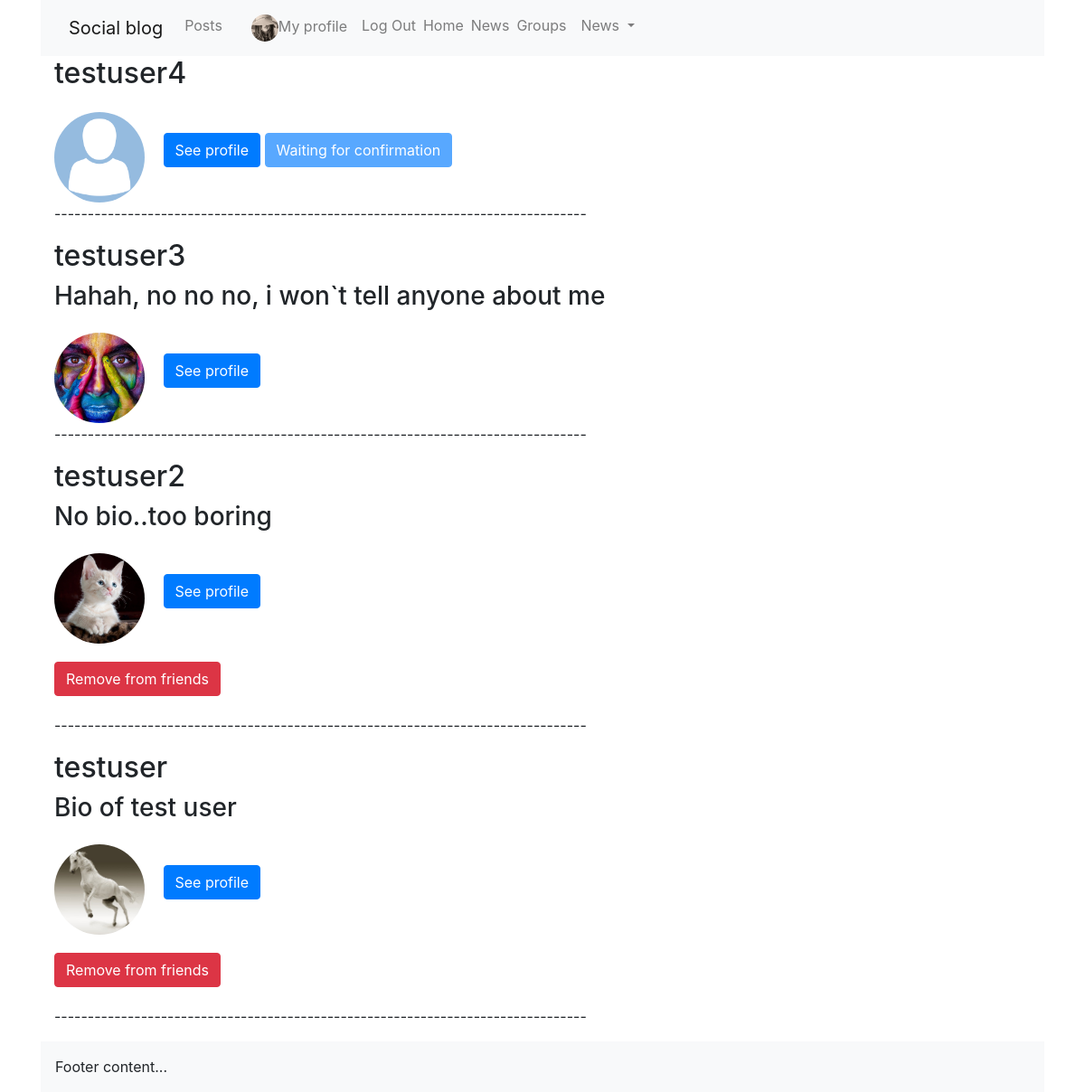
The app's page /profiles/ (signed in), older data.
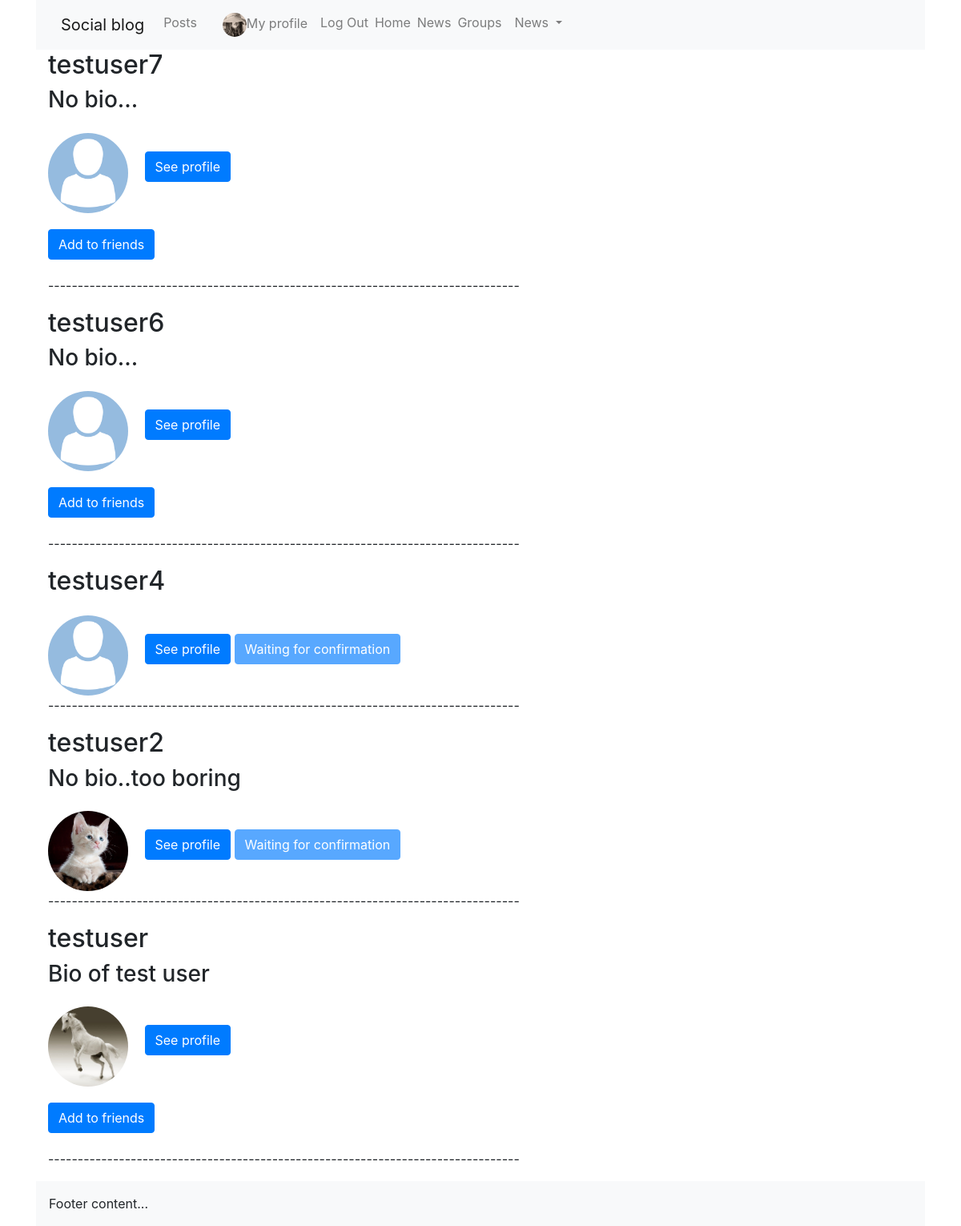
The same page, newer data.
### profiles/models.py (models this page shows, shortened)
class Profile(models.Model):
    first_name = models.CharField(max_length=100, blank=True)
    last_name = models.CharField(max_length=100, blank=True)
    user = models.OneToOneField(User, on_delete=models.CASCADE)
    bio = models.TextField(default='No bio...')
    friends = models.ManyToManyField(User, related_name='friends', blank=True)
    email = models.EmailField(max_length=200, blank=True)
    country = models.CharField(max_length=200,blank=True)
    avatar = models.ImageField(default='avatar.png', upload_to='avatars/')
    slug = models.SlugField(unique=True, blank=True)
    updated = models.DateTimeField(auto_now=True)
    created = models.DateTimeField(auto_now_add=True)
    objects = ProfileManager()
    def get_absolute_url(self):
        return reverse('profiles:profile_detail_view', kwargs={'slug': self.slug})
    __initial_first_name = None
    __initial_last_name = None
    def __init__(self, *args, **kwargs):
        super().__init__(*args, **kwargs)
        self.__initial_first_name = self.first_name
        self.__initial_last_name = self.last_name
    class Meta:
        ordering = ['-created',]

### profiles/views.py (the view)
# urls.py: path('', views.ProfileListView.as_view(), name='all_profiles_list'),
class ProfileListView(generic.ListView, LoginRequiredMixin):
    model = Profile
    template_name = 'profiles/profile_list.html'
    context_object_name = 'qs'
    def get_queryset(self):
        qs = Profile.objects.get_all_profiles(self.request.user)
        return qs
    def get_context_data(self, **kwargs):
        context = super().get_context_data(**kwargs)
        user = User.objects.get(username__iexact=self.request.user.username)
        profile = Profile.objects.get(user=user)
        rel_r = Relationship.objects.filter(sender=profile)
        rel_s = Relationship.objects.filter(receiver=profile)
        rel_receiver = []
        rel_sender = []
        for item in rel_r:
            rel_receiver.append(item.receiver.user)
        for item in rel_s:
            rel_sender.append(item.sender.user)
        context['rel_receiver'] = rel_receiver
        context['rel_sender'] = rel_sender
        context['is_empty'] = False
        if len(self.get_queryset()) == 0:
            context['is_empty'] = True
        return context

### profiles/context_processors.py (called while the page is built)
def profile_pic(request):
    if request.user.is_authenticated:
        profile_obj = Profile.objects.get(user=request.user)
        pic = profile_obj.avatar
        return {'picture': pic}
    return {}

def invitations_no_rec(request):
    if request.user.is_authenticated:
        profile_obj = Profile.objects.get(user=request.user)
        qs_count = Relationship.objects.invitations_received(profile_obj).count()
        return {'invitations_no': qs_count}
    return {}

### profiles/models.py (called while the page is built)
    def get_all_profiles(self, me):
        profiles = Profile.objects.all().exclude(user=me)
        return profiles

    def invitations_received(self, receiver):
        qs = Relationship.objects.filter(receiver=receiver, status='send')
        return qs

### profiles/templates/profiles/profile_list.html (shortened to what this page needs)
<!DOCTYPE html>
{% extends 'base.html' %}
{% block content %}
    {% for obj in object_list %}
      <h2>{{obj.user}}</h2>
      <h3>{{obj.bio}}</h3>
      <img class="mr-3 mt-3 rounded-circle avatar" src="{{obj.avatar.url}}">
      <a href="{{obj.get_absolute_url}}"><button class="btn btn-primary">See profile</button></a>
      {% if obj.user not in rel_receiver and obj.user not in rel_sender %}
        <form method="POST" action="{% url 'profiles:send_invite'%}">
          <button type="submit" class="btn btn-primary">Add to friends</button>
        </form>
      {% endif %}
      {% if obj.user in rel_receiver and request.user not in obj.friends.all%}
        <button class="btn btn-primary disabled">Waiting for confirmation</button>
      {% endif %}
      {% if request.user in obj.friends.all %}
        <form method='POST' action="{% url 'profiles:remove_friend'%}">
          <button type="submit" class="btn btn-danger">Remove from friends</button>
        </form>
      {% endif %}
      <p>--------------------------------------------------------------------------------</p>
    {% endfor %}
{% endblock content %}

### templates/base.html (shortened to what this page needs)
<!DOCTYPE html>
{% load static %}
<html lang="en">
<head>
    <link href="https://cdn.jsdelivr.net/npm/bootstrap@5.0.0-beta1/dist/css/bootstrap.min.css" rel="stylesheet">
    <link rel="stylesheet" href="https://maxcdn.bootstrapcdn.com/bootstrap/4.5.2/css/bootstrap.min.css">
    <link rel="stylesheet" href="{% static 'social_blog/css/master.css'%}">
    <link rel="stylesheet" href="//cdn.jsdelivr.net/npm/medium-editor@latest/dist/css/medium-editor.min.css" type="text/css" media="screen" charset="utf-8">
</head>
<body>
    <div class="container">
        <nav class="navbar navbar-expand-lg navbar-light bg-light">
            <div class="container-fluid">
              <a class="navbar-brand" href="#">Social blog</a>
              <div class="collapse navbar-collapse" id="navbarSupportedContent">
                <ul class="navbar-nav me-auto mb-2 mb-lg-0">
                  <li class="nav-item">
                    <a class="nav-link" aria-current="page" href="{% url 'posts:all_posts' %}">Posts</a>
                  </li>
                  {% if user.is_authenticated %}
                        <li class="nav-item d-flex align-items-center ml-lg-3">
                          <a href="{% url 'profiles:my_profile_view'%}" class="nav-link">
                            <img alt="Image" src={{picture.url}} class="avatar avatar-sm" style="width: 30px; height: 30px;">My profile
                          </a>
                        </li>
                        <li class="nav-item"><a href="{% url 'accounts:logout'%}" class="nav-link">Log Out</a></li>
                        <li><a href="" class="nav-link pl-0">Home</a></li>
                        <li><a href="{% url 'posts:friends_posts'%}" class="nav-link pl-0">News</a></li>
                        <li><a href="{% url 'groups:all'%}" class="nav-link pl-0">Groups</a></li>
                    {% else %}
                        <li class="nav-item"><a href="{% url 'accounts:login'%}" class="nav-link">Log In</a></li>
                        <li class="nav-item"><a href="{% url 'accounts:signup' %}" class="nav-link">Sign Up</a></li>
                    {% endif %}
                  <li class="nav-item dropdown">
                    <a class="nav-link dropdown-toggle" href="#" id="navbarDropdown" role="button" data-bs-toggle="dropdown" aria-expanded="false">
                      News
                    </a>
                  </li>
                </ul>
              </div>
            </div>
        </nav>
        <div class="container">
            {% block content%}
            {% endblock%}
        </div>
      <div class="footer">
          <div class="row">
              <div class="col-sm-12">
                  <div class="bg-light p-3">Footer content...</div>
              </div>
          </div>
      </div>
    </div>

### static/social_blog/css/master.css (style rules this page uses)
.avatar { width: 100px; height: 100px; object-fit:cover; border-radius: 50%; }
.btn, .card { margin-top: 20px; margin-bottom: 20px; }

Row changes from the older to the newer data that the page shows:
removed Profile: user "testuser3", bio "Hahah, no no no, i won`t tell anyone about me", avatar (picture)
added Profile: user "testuser7", bio "No bio...", avatar (placeholder picture)
added Profile: user "testuser6", bio "No bio...", avatar (placeholder picture)
changed Profile "No bio..too boring": text "Remove from friends" → "Waiting for confirmation"
changed Profile "Bio of test user": text "Remove from friends" → "Add to friends"
